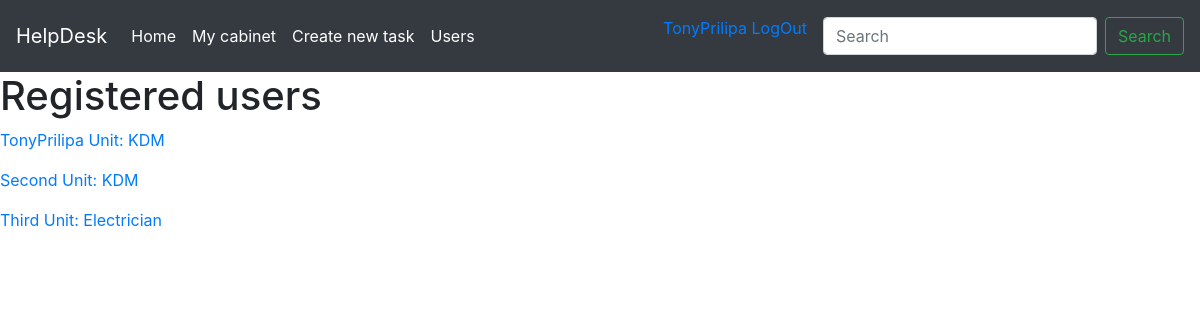
Page /users/ (signed in) on the earlier database version.
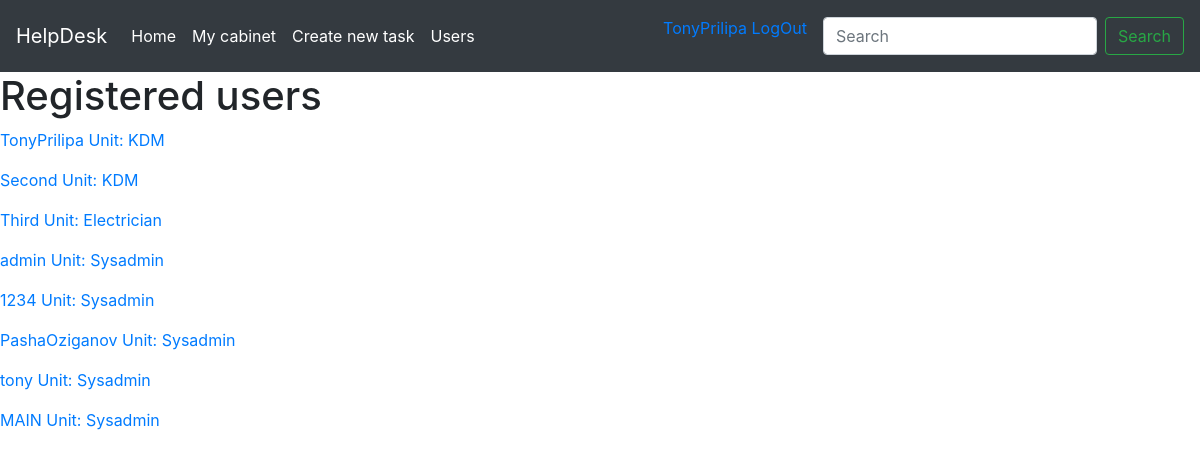
Same page on the later database version.
### models.py (models this page shows, shortened)
class User(UserMixin, db.Model):
    __tablename__ = 'users'
    id = db.Column(db.Integer, primary_key=True)
    username = db.Column(db.String(64), unique=True)
    email = db.Column(db.String(64), unique=True)
    password_hash = db.Column(db.String(128))
    real_name = db.Column(db.String(32))
    phone = db.Column(db.String(32))
    about = db.Column(db.Text(140))
    unit_id = db.Column(db.Integer, db.ForeignKey('units.id'))
    role_id = db.Column(db.Integer, db.ForeignKey('roles.id'))
    @property
    def password(self):
        raise AttributeError('password is not readable attribute')

class Unit(db.Model):
    __tablename__ = 'units'
    id = db.Column(db.Integer, primary_key=True)
    name = db.Column(db.String(40), unique=True)
    user = db.relationship('User', backref='unit', lazy='dynamic')
    ticket = db.relationship('Ticket', backref='unit', lazy='dynamic')

### users/blueprint.py (the view)
@users.route('/')
@login_required
def index():
    users = User.query.all()
    return render_template('users/index.html', users=users)

### models.py (called while the page is built)
@login_manager.user_loader
def load_user(user_id):
    return User.query.get(int(user_id))

### users/templates/users/index.html (shortened to what this page needs)
{% extends 'base.html' %}
{% block content %}
    <h1>Registered users</h1>
    {% for user in users %}
    <p><a href="{{url_for('users.user_profile', username=user.username)}}">{{user.username}} Unit: {{ user.unit.name }}</a></p>
    {% endfor %}
{% endblock %}

### templates/base.html (shortened to what this page needs)
<!DOCTYPE html>
<html lang="en">
<head>
    <link rel="stylesheet" href="https://stackpath.bootstrapcdn.com/bootstrap/4.4.1/css/bootstrap.min.css">
</head>
<body>
<nav class="navbar navbar-expand-lg navbar-dark bg-dark">
  <a class="navbar-brand" href="{{url_for('index')}}">HelpDesk</a>
  <div class="collapse navbar-collapse" id="navbarSupportedContent">
    <ul class="navbar-nav mr-auto">
      <li class="nav-item active">
        <a class="nav-link" href="{{url_for('index')}}">Home</a>
      </li>
      <li class="nav-item active">
        <a class="nav-link" href="{{url_for('users.cabinet', username=current_user.username)}}">My cabinet</a>
      </li>
      <li class="nav-item active">
      <a class="nav-link" href="{{url_for('tickets.create')}}">Create new task</a>
      </li>
      <li class="nav-item active"><a class="nav-link" href="{{url_for('users.index')}}">Users</a></li>
    </ul>
      <ul>
          {% if current_user.username %}
        <a href="{{url_for('auth.logout')}}" class="nav-link">{{current_user.username}} LogOut</a>
        {% else %}
        <a href="{{url_for('auth.login')}}" class="nav-item active nav-link">LogIn</a>
        {% endif %}
      </ul>
    <form class="form-inline my-2 my-lg-0">
      <input class="form-control mr-sm-2" type="search" placeholder="Search" aria-label="Search">
      <button class="btn btn-outline-success my-2 my-sm-0" type="submit">Search</button>
    </form>
  </div>
</nav>
{% block content %} {% endblock %}
</body>
</html>

Differences in the rows shown:
added User: username "admin", unit.name "Sysadmin"
added User: username "1234", unit.name "Sysadmin"
added User: username "PashaOziganov", unit.name "Sysadmin"
added User: username "tony", unit.name "Sysadmin"
added User: username "MAIN", unit.name "Sysadmin"
